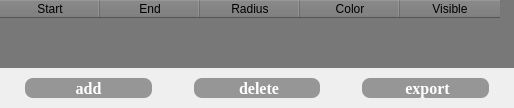
            <widget class="QWidget" name="implant_w">
             <property name="styleSheet">
              <string notr="true">background-color: rgb(120, 120, 120);\nborder:none;</string>
             </property>
             <attribute name="title">
              <string>Implant</string>
             </attribute>
             <layout class="QVBoxLayout" name="verticalLayout_11" stretch="6,1">
              <property name="spacing">
               <number>0</number>
              </property>
              <property name="leftMargin">
               <number>0</number>
              </property>
              <property name="topMargin">
               <number>0</number>
              </property>
              <property name="rightMargin">
               <number>0</number>
              </property>
              <property name="bottomMargin">
               <number>0</number>
              </property>
              <item>
               <widget class="QTableWidget" name="implant_tw">
                <property name="styleSheet">
                 <string notr="true">border:none;
color: rgb(0, 0, 0);
background-color: rgb(120, 120, 120);</string>
                </property>
                <property name="sizeAdjustPolicy">
                 <enum>QAbstractScrollArea::AdjustToContents</enum>
                </property>
                <property name="selectionMode">
                 <enum>QAbstractItemView::ExtendedSelection</enum>
                </property>
                <property name="textElideMode">
                 <enum>Qt::ElideMiddle</enum>
                </property>
                <attribute name="verticalHeaderVisible">
                 <bool>false</bool>
                </attribute>
                <column>
                 <property name="text">
                  <string>Start</string>
                 </property>
                </column>
                <column>
                 <property name="text">
                  <string>End</string>
                 </property>
                </column>
                <column>
                 <property name="text">
                  <string>Radius</string>
                 </property>
                </column>
                <column>
                 <property name="text">
                  <string>Color</string>
                 </property>
                </column>
                <column>
                 <property name="text">
                  <string>Visible</string>
                 </property>
                </column>
               </widget>
              </item>
              <item>
               <layout class="QHBoxLayout" name="horizontalLayout_10" stretch="4,1,4,1,4">
                <property name="spacing">
                 <number>10</number>
                </property>
                <property name="leftMargin">
                 <number>25</number>
                </property>
                <property name="topMargin">
                 <number>10</number>
                </property>
                <property name="rightMargin">
                 <number>25</number>
                </property>
                <property name="bottomMargin">
                 <number>10</number>
                </property>
                <item>
                 <widget class="QPushButton" name="addImplant_btn">
                  <property name="sizePolicy">
                   <sizepolicy hsizetype="Expanding" vsizetype="Expanding">
                    <horstretch>0</horstretch>
                    <verstretch>0</verstretch>
                   </sizepolicy>
                  </property>
                  <property name="font">
                   <font>
                    <family>Times New Roman</family>
                    <pointsize>12</pointsize>
                    <bold>true</bold>
                   </font>
                  </property>
                  <property name="styleSheet">
                   <string notr="true">color: rgb(255, 255, 255);
background-color: rgb(150, 150, 150);
border-radius: 8px;</string>
                  </property>
                  <property name="text">
                   <string>  add  </string>
                  </property>
                  <property name="icon">
                   <iconset>
                    <normaloff>resource/加.png</normaloff>resource/加.png</iconset>
                  </property>
                 </widget>
                </item>
                <item>
                 <spacer name="horizontalSpacer_9">
                  <property name="orientation">
                   <enum>Qt::Horizontal</enum>
                  </property>
                  <property name="sizeHint" stdset="0">
                   <size>
                    <width>40</width>
                    <height>20</height>
                   </size>
                  </property>
                 </spacer>
                </item>
                <item>
                 <widget class="QPushButton" name="deleteImplant_btn">
                  <property name="sizePolicy">
                   <sizepolicy hsizetype="Expanding" vsizetype="Expanding">
                    <horstretch>0</horstretch>
                    <verstretch>0</verstretch>
                   </sizepolicy>
                  </property>
                  <property name="font">
                   <font>
                    <family>Times New Roman</family>
                    <pointsize>12</pointsize>
                    <bold>true</bold>
                   </font>
                  </property>
                  <property name="styleSheet">
                   <string notr="true">color: rgb(255, 255, 255);
background-color: rgb(150, 150, 150);
border-radius: 8px;</string>
                  </property>
                  <property name="text">
                   <string> delete</string>
                  </property>
                  <property name="icon">
                   <iconset>
                    <normaloff>resource/删除_填充.png</normaloff>resource/删除_填充.png</iconset>
                  </property>
                 </widget>
                </item>
                <item>
                 <spacer name="horizontalSpacer_21">
                  <property name="orientation">
                   <enum>Qt::Horizontal</enum>
                  </property>
                  <property name="sizeHint" stdset="0">
                   <size>
                    <width>40</width>
                    <height>20</height>
                   </size>
                  </property>
                 </spacer>
                </item>
                <item>
                 <widget class="QPushButton" name="exportImplant_btn">
                  <property name="sizePolicy">
                   <sizepolicy hsizetype="Expanding" vsizetype="Expanding">
                    <horstretch>0</horstretch>
                    <verstretch>0</verstretch>
                   </sizepolicy>
                  </property>
                  <property name="font">
                   <font>
                    <family>Times New Roman</family>
                    <pointsize>12</pointsize>
                    <bold>true</bold>
                   </font>
                  </property>
                  <property name="styleSheet">
                   <string notr="true">color: rgb(255, 255, 255);
background-color: rgb(150, 150, 150);
border-radius: 8px;</string>
                  </property>
                  <property name="text">
                   <string> export</string>
                  </property>
                  <property name="icon">
                   <iconset>
                    <normaloff>resource/导出.png</normaloff>resource/导出.png</iconset>
                  </property>
                 </widget>
                </item>
               </layout>
              </item>
             </layout>
            </widget>
